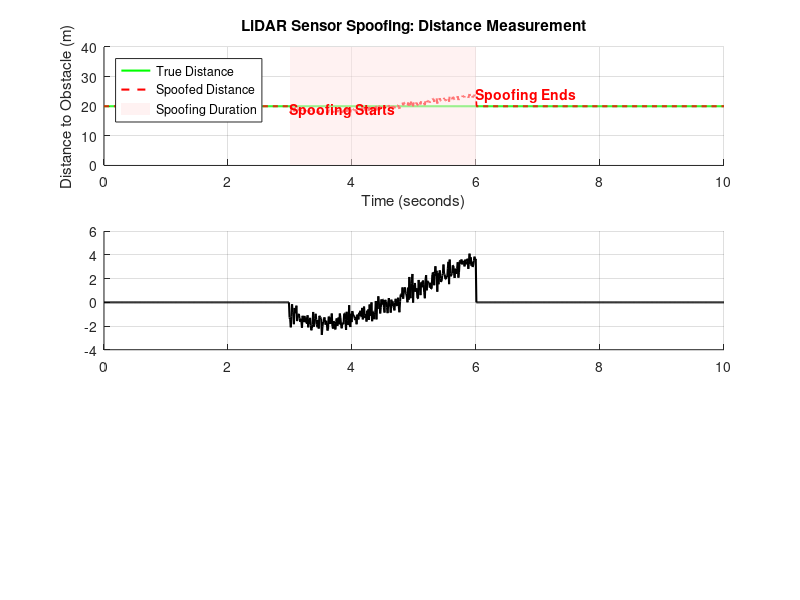

Reproduce this figure in MATLAB. (Note: this script raises an error after producing the figure.)
% Enhanced LiDAR Sensor Spoofing Simulation with Intuitive Visualization

% Parameters and Setup
t = linspace(0, 10, 1000); % Time vector for 10 seconds
x = t * 5; % X-axis positions (meters), assuming a constant speed of 5 m/s
true_obstacle_distance = 20; % True obstacle distance (meters)
spoofed_distance = true_obstacle_distance * ones(size(t)); % Initialize spoofed distances

% Spoofing Setup
spoofing_start_index = round(length(t) * 0.3); % Spoofing starts at 30% of the timeline
spoofing_end_index = round(length(t) * 0.6);   % Spoofing ends at 60% of the timeline

% Spoofing Dynamics
linear_drift = 0.5 * (t(spoofing_start_index:spoofing_end_index) - t(spoofing_start_index)); % Linear drift
sinusoidal_disturbance = 2 * sin(2 * pi * 0.2 * t(spoofing_start_index:spoofing_end_index)); % Sinusoidal disturbance
gaussian_noise = 0.5 * randn(1, spoofing_end_index - spoofing_start_index + 1); % Random noise

% Apply Spoofing
spoofed_distance(spoofing_start_index:spoofing_end_index) = true_obstacle_distance + ...
    linear_drift + sinusoidal_disturbance + gaussian_noise;

% Visualization Setup
figure('Name', 'LiDAR Sensor Spoofing Simulation', 'NumberTitle', 'off');

% Subplot 1: LiDAR Distance Visualization
subplot(3, 1, 1);
hold on; grid on;
plot(t, true_obstacle_distance * ones(size(t)), 'g-', 'LineWidth', 1.5, 'DisplayName', 'True Distance');
plot(t, spoofed_distance, 'r--', 'LineWidth', 1.5, 'DisplayName', 'Spoofed Distance');
fill([t(spoofing_start_index), t(spoofing_end_index), t(spoofing_end_index), t(spoofing_start_index)], ...
    [0, 0, 40, 40], [1, 0.9, 0.9], 'FaceAlpha', 0.5, 'EdgeColor', 'none', 'DisplayName', 'Spoofing Duration');
title('LiDAR Sensor Spoofing: Distance Measurement');
xlabel('Time (seconds)');
ylabel('Distance to Obstacle (m)');
legend('Location', 'NorthWest');

% Add annotations for spoofing start and end
text(t(spoofing_start_index), spoofed_distance(spoofing_start_index), 'Spoofing Starts', ...
    'Color', 'red', 'FontSize', 10, 'FontWeight', 'bold');
text(t(spoofing_end_index), spoofed_distance(spoofing_end_index), 'Spoofing Ends', ...
    'Color', 'red', 'FontSize', 10, 'FontWeight', 'bold');

% Subplot 2: Deviation from True Distance
subplot(3, 1, 2);
hold on; grid on;
distance_deviation = spoofed_distance - true_obstacle_distance; % Deviation due to spoofing
plot(t, distance_deviation, 'k-', 'LineWidth', 1.5, 'DisplayName', 'Distance Deviation');
yline(5, 'r--', 'Threshold', 'LineWidth', 1.2, 'DisplayName', 'Detection Threshold');
title('Deviation from True Distance');
xlabel('Time (seconds)');
ylabel('Deviation (m)');
legend('Location', 'NorthWest');

% Subplot 3: Rate of Change of Distance
subplot(3, 1, 3);
hold on; grid on;
rate_of_change = gradient(spoofed_distance) ./ gradient(t); % Rate of change of spoofed distance
plot(t, rate_of_change, 'b-', 'LineWidth', 1.5, 'DisplayName', 'Rate of Change');
[max_rate, max_rate_index] = max(rate_of_change);
text(t(max_rate_index), rate_of_change(max_rate_index), sprintf('Max Rate: %.2f', max_rate), ...
    'Color', 'blue', 'FontSize', 10, 'FontWeight', 'bold');
title('Rate of Change of Distance');
xlabel('Time (seconds)');
ylabel('Rate of Change (m/s)');
legend('Location', 'NorthWest');

% Dynamic Visualization
for i = 1:10:length(t)
    % Update Subplot 1: LiDAR Distance Visualization
    subplot(3, 1, 1);
    cla;
    hold on; grid on;
    plot(t(1:i), true_obstacle_distance * ones(1, i), 'g-', 'LineWidth', 1.5);
    plot(t(1:i), spoofed_distance(1:i), 'r--', 'LineWidth', 1.5);
    fill([t(spoofing_start_index), t(min(i, spoofing_end_index)), t(min(i, spoofing_end_index)), t(spoofing_start_index)], ...
        [0, 0, 40, 40], [1, 0.9, 0.9], 'FaceAlpha', 0.5, 'EdgeColor', 'none');
    title('LiDAR Sensor Spoofing: Distance Measurement');
    xlabel('Time (seconds)');
    ylabel('Distance to Obstacle (m)');
    legend('True Distance', 'Spoofed Distance', 'Spoofing Duration');

    % Update Subplot 2: Deviation from True Distance
    subplot(3, 1, 2);
    cla;
    hold on; grid on;
    plot(t(1:i), distance_deviation(1:i), 'k-', 'LineWidth', 1.5);
    yline(5, 'r--', 'Threshold', 'LineWidth', 1.2);
    title('Deviation from True Distance');
    xlabel('Time (seconds)');
    ylabel('Deviation (m)');
    legend('Distance Deviation', 'Detection Threshold');

    % Update Subplot 3: Rate of Change of Distance
    subplot(3, 1, 3);
    cla;
    hold on; grid on;
    plot(t(1:i), rate_of_change(1:i), 'b-', 'LineWidth', 1.5);
    title('Rate of Change of Distance');
    xlabel('Time (seconds)');
    ylabel('Rate of Change (m/s)');
    legend('Rate of Change');

    drawnow;
end